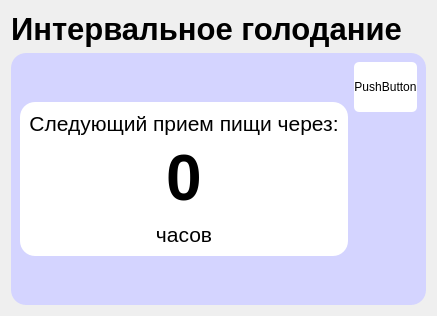
           <widget class="QWidget" name="hungerPage">
            <layout class="QHBoxLayout" name="horizontalLayout_28">
             <item>
              <layout class="QVBoxLayout" name="verticalLayout_44" stretch="0,1">
               <property name="sizeConstraint">
                <enum>QLayout::SetNoConstraint</enum>
               </property>
               <item>
                <layout class="QVBoxLayout" name="verticalLayout_45">
                 <property name="sizeConstraint">
                  <enum>QLayout::SetMinimumSize</enum>
                 </property>
                 <item>
                  <widget class="QLabel" name="label_84">
                   <property name="font">
                    <font>
                     <pointsize>23</pointsize>
                     <weight>75</weight>
                     <bold>true</bold>
                    </font>
                   </property>
                   <property name="text">
                    <string>Интервальное голодание</string>
                   </property>
                  </widget>
                 </item>
                </layout>
               </item>
               <item>
                <layout class="QVBoxLayout" name="verticalLayout_46" stretch="0">
                 <item>
                  <widget class="QFrame" name="frame_13">
                   <property name="styleSheet">
                    <string notr="true">QFrame {
	border-radius: 15px;
	background-color: rgb(212, 212, 255);
}
</string>
                   </property>
                   <property name="frameShape">
                    <enum>QFrame::StyledPanel</enum>
                   </property>
                   <property name="frameShadow">
                    <enum>QFrame::Raised</enum>
                   </property>
                   <layout class="QHBoxLayout" name="horizontalLayout_29">
                    <item>
                     <layout class="QHBoxLayout" name="horizontalLayout_30">
                      <item>
                       <layout class="QVBoxLayout" name="verticalLayout_47">
                        <item>
                         <spacer name="verticalSpacer_13">
                          <property name="orientation">
                           <enum>Qt::Vertical</enum>
                          </property>
                          <property name="sizeType">
                           <enum>QSizePolicy::Minimum</enum>
                          </property>
                          <property name="sizeHint" stdset="0">
                           <size>
                            <width>20</width>
                            <height>40</height>
                           </size>
                          </property>
                         </spacer>
                        </item>
                        <item>
                         <widget class="QFrame" name="frame_14">
                          <property name="styleSheet">
                           <string notr="true">QFrame {
	border-radius: 15px;
	background-color:white;
}
</string>
                          </property>
                          <property name="frameShape">
                           <enum>QFrame::StyledPanel</enum>
                          </property>
                          <property name="frameShadow">
                           <enum>QFrame::Raised</enum>
                          </property>
                          <layout class="QHBoxLayout" name="horizontalLayout_31">
                           <item>
                            <layout class="QVBoxLayout" name="verticalLayout_48">
                             <item>
                              <widget class="QLabel" name="label_85">
                               <property name="text">
                                <string>&lt;html&gt;&lt;head/&gt;&lt;body&gt;&lt;p align=&quot;center&quot;&gt;&lt;span style=&quot; font-size:16pt;&quot;&gt;Следующий прием пищи через:&lt;/span&gt;&lt;/p&gt;&lt;/body&gt;&lt;/html&gt;</string>
                               </property>
                              </widget>
                             </item>
                             <item>
                              <widget class="QLabel" name="label_86">
                               <property name="text">
                                <string>&lt;html&gt;&lt;head/&gt;&lt;body&gt;&lt;p align=&quot;center&quot;&gt;&lt;span style=&quot; font-size:48pt; font-weight:600;&quot;&gt;0&lt;/span&gt;&lt;/p&gt;&lt;/body&gt;&lt;/html&gt;</string>
                               </property>
                              </widget>
                             </item>
                             <item>
                              <widget class="QLabel" name="label_87">
                               <property name="text">
                                <string>&lt;html&gt;&lt;head/&gt;&lt;body&gt;&lt;p align=&quot;center&quot;&gt;&lt;span style=&quot; font-size:16pt;&quot;&gt;часов&lt;/span&gt;&lt;/p&gt;&lt;/body&gt;&lt;/html&gt;</string>
                               </property>
                              </widget>
                             </item>
                            </layout>
                           </item>
                          </layout>
                         </widget>
                        </item>
                        <item>
                         <spacer name="verticalSpacer_14">
                          <property name="orientation">
                           <enum>Qt::Vertical</enum>
                          </property>
                          <property name="sizeType">
                           <enum>QSizePolicy::Minimum</enum>
                          </property>
                          <property name="sizeHint" stdset="0">
                           <size>
                            <width>20</width>
                            <height>40</height>
                           </size>
                          </property>
                         </spacer>
                        </item>
                       </layout>
                      </item>
                      <item>
                       <layout class="QVBoxLayout" name="verticalLayout_49" stretch="0,0">
                        <item>
                         <widget class="QPushButton" name="pushButton_2">
                          <property name="styleSheet">
                           <string notr="true">QPushButton{
 	 height: 50px;
 	 box-sizing: border-box;
	 background-color: white;
 	 border-radius: 5px;
}</string>
                          </property>
                          <property name="text">
                           <string>PushButton</string>
                          </property>
                         </widget>
                        </item>
                        <item>
                         <spacer name="verticalSpacer_15">
                          <property name="orientation">
                           <enum>Qt::Vertical</enum>
                          </property>
                          <property name="sizeHint" stdset="0">
                           <size>
                            <width>20</width>
                            <height>40</height>
                           </size>
                          </property>
                         </spacer>
                        </item>
                       </layout>
                      </item>
                     </layout>
                    </item>
                   </layout>
                  </widget>
                 </item>
                </layout>
               </item>
              </layout>
             </item>
            </layout>
           </widget>
